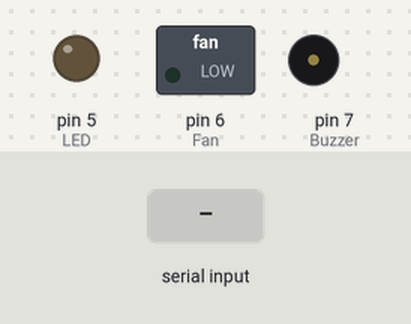
This sketch was run on a simulated Arduino Uno, built with avr-gcc and run on an emulated ATmega328P. Parts: switched loads named in the sketch (green lamp = pin HIGH), output pins drawn as LEDs (lit = HIGH), buzzer (waves = sounding, pin HIGH). The inputs (shaded band) are chosen by the test bench. What the sketch prints to the serial monitor is not drawn.

Above: at 1.2 s.
1.3 s: "ledon\n" received over Serial
At 2.5 s:
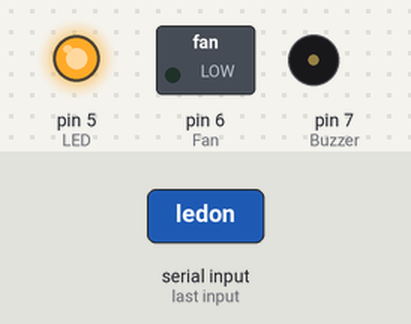
2.8 s: "fanon\n" received over Serial
At 3.8 s:
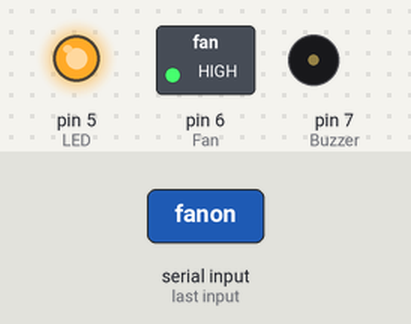
4.3 s: "ledoff\n" received over Serial
At 4.9 s:
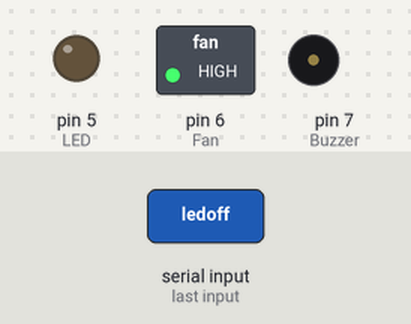
5.8 s: "buzzeron\n" received over Serial
At 6.1 s:
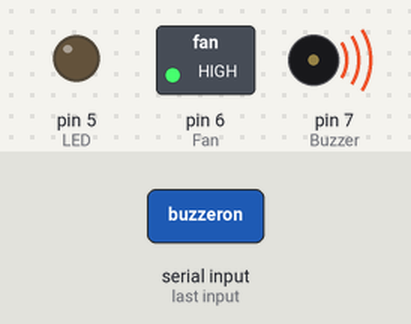
7.3 s: "fanoff\n" received over Serial
At 8.4 s:
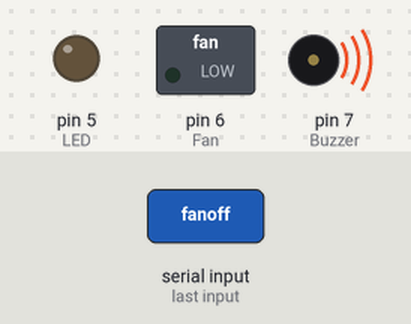
8.8 s: "ledon\n" received over Serial
At 9.5 s:
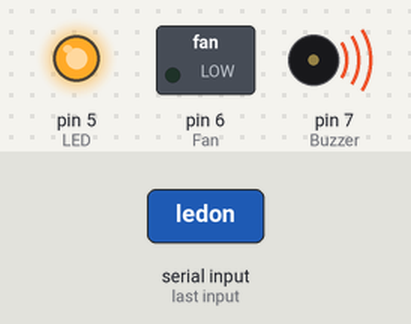
Timing chart, 0 to 11.3 s (numbered marks = the images above; inputs shaded):
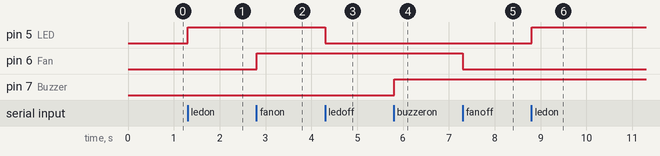

Measured:
- after the input at 1.3 s, pin 5 (LED): LOW → HIGH at once
- after the input at 2.8 s, pin 6 (Fan): LOW → HIGH at once
- after the input at 4.3 s, pin 5 (LED): HIGH → LOW at once
- after the input at 5.8 s, pin 7 (Buzzer): LOW → HIGH at once
- after the input at 7.3 s, pin 6 (Fan): HIGH → LOW at once
- after the input at 8.8 s, pin 5 (LED): LOW → HIGH at once

The sketch:

serial_led_fan_buzzer_control1.ino
```cpp
// Combined Serial Control Tasks (LED, Fan, Buzzer)

String command = "";
int ledState = LOW;
int fanState = LOW;
int buzzerState = LOW;

void setup() {
  Serial.begin(9600);
  pinMode(5, OUTPUT); // LED
  pinMode(6, OUTPUT); // Fan
  pinMode(7, OUTPUT); // Buzzer
}

void loop() {
  if (Serial.available() > 0) {
    command = Serial.readStringUntil('\n');
    command.trim();
    command.toLowerCase();

    if (command == "ledon") {
      digitalWrite(5, HIGH);
      ledState = HIGH;
    }
    else if (command == "ledoff") {
      digitalWrite(5, LOW);
      ledState = LOW;
    }
    else if (command == "fanon") {
      digitalWrite(6, HIGH);
      fanState = HIGH;
    }
    else if (command == "fanoff") {
      digitalWrite(6, LOW);
      fanState = LOW;
    }
    else if (command == "buzzeron") {
      digitalWrite(7, HIGH);
      buzzerState = HIGH;
    }
    else if (command == "buzzeroff") {
      digitalWrite(7, LOW);
      buzzerState = LOW;
    }
    else {
      Serial.println("Invalid Command");
    }

    // Print current status of all devices
    Serial.print("Status → LED: ");
    Serial.print(ledState == HIGH ? "ON" : "OFF");
    Serial.print(", FAN: ");
    Serial.print(fanState == HIGH ? "ON" : "OFF");
    Serial.print(", BUZZER: ");
    Serial.println(buzzerState == HIGH ? "ON" : "OFF");
  }
}
```
